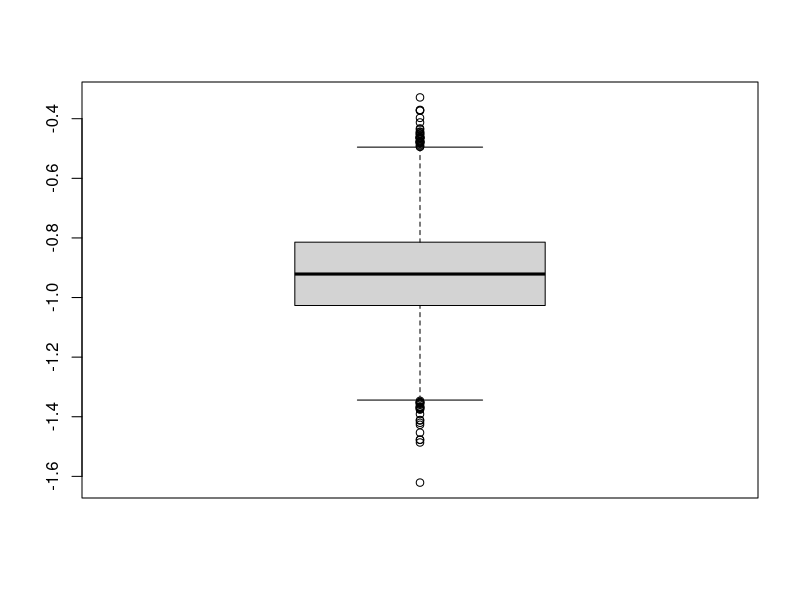
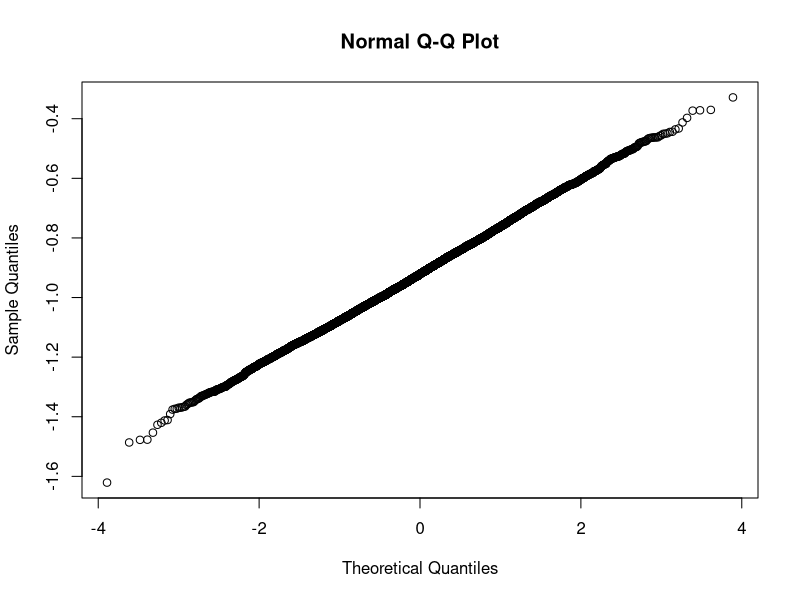
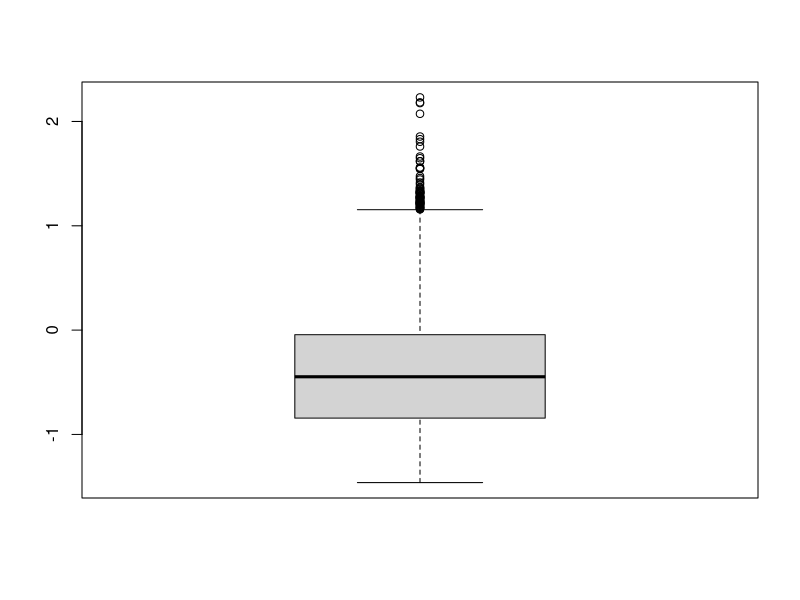

Write the R code that produced these figures, in order.
## ---- chunk 1
for (i in 1:10){print(c(i,i^.5))}
x=0
for (i in 1:10){x[i]=i^.5}
y=0
for (i in 10:2){x[i]=i^.5 
print(x[i])}
#for loop to add each previous number
#function#1
for(i in 1:10){x=x+i 
print(x)}
#function#2
for(i in 1:10){y[i+1]=y[i]+i;print (y[i+1])}
## ---- chunk 2
#uniform to sample data
runif(10,1,10)
#interge digital
trunc(runif(5,1,7))
round(runif(5,1,7),2)
signif(10)

#normally sample
rnorm(5,mean =0 ,sd =1 )
round(rnorm(5,mean =0 ,sd =1 ),2)
for(i in 1:10){print(rnorm(5,-2,3))}
#take sample
sample(x=1:10,replace=TRUE)
sample(x=1:10,size=2,replace=TRUE)
sample(x=1:10,size=1,replace=0)
x=rnorm(10,-.5,2)
t.test(x,mu=0,alternative = "less")
## ---- chunk 3
x=rnorm(20,-.5,1)
y=sample(1:20,replace = 1)

leaveit=x
mean(leaveit)
m=0
#for(i in 1:10000){print(mean(leaveit[sample(1:20,replace = 1)]))}
for(i in 1:10000){m[i]=mean(leaveit[sample(1:20,replace = 1)])}
mean(m)
sd(m)
t.test(m,mu=-0.5)
boxplot(m)
qqnorm(m)
## ---- chunk 4

for(i in 1:10000){
  m[i]=mean(leaveit[sample(1:20,replace = 1)])}
pos=0

for (i in 1:10000){
  if (m[i] > 0){
    pos=pos+1
  }
}
pos
## ---- chunk 5
leaveit[21]=10
for(i in 1:10000){
  m[i]=mean(leaveit[sample(1:21,replace = 1)])}
pos=0
boxplot(m)
for (i in 1:10000){
  if (m[i] > 0){
    pos=pos+1
  }
}
pos
